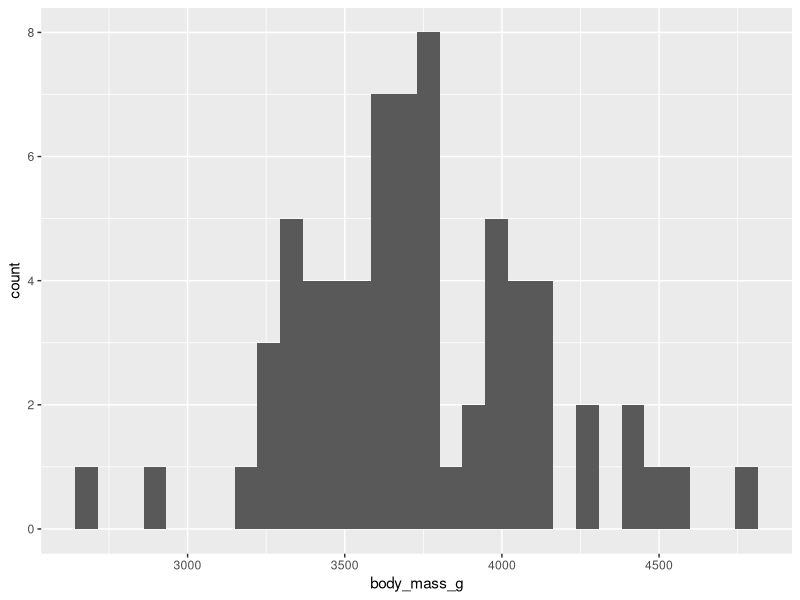
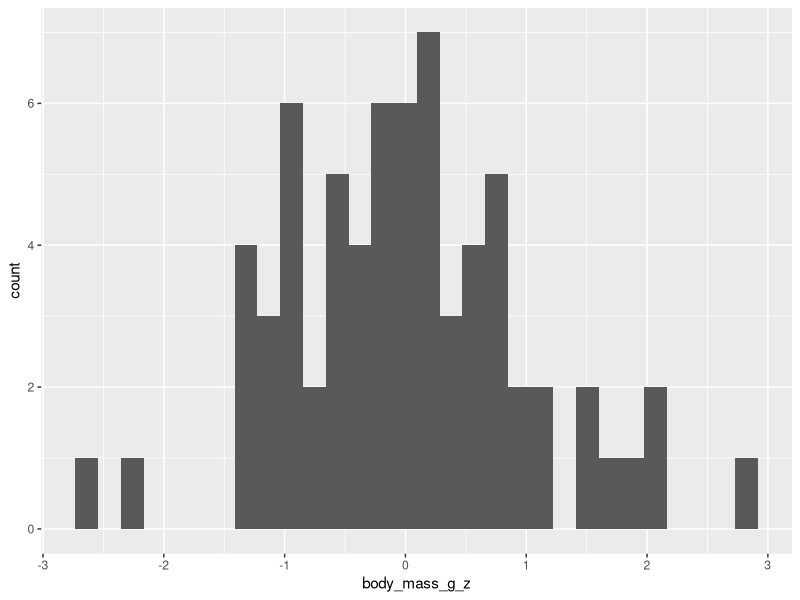
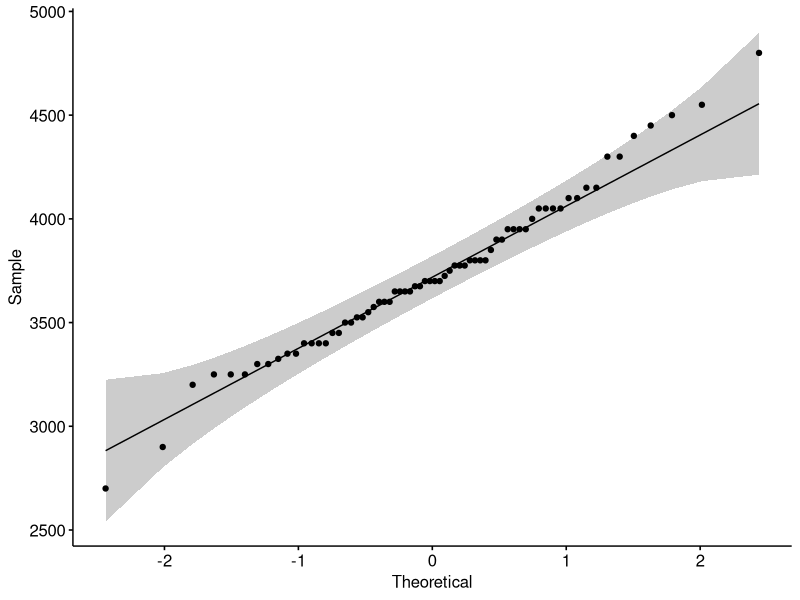
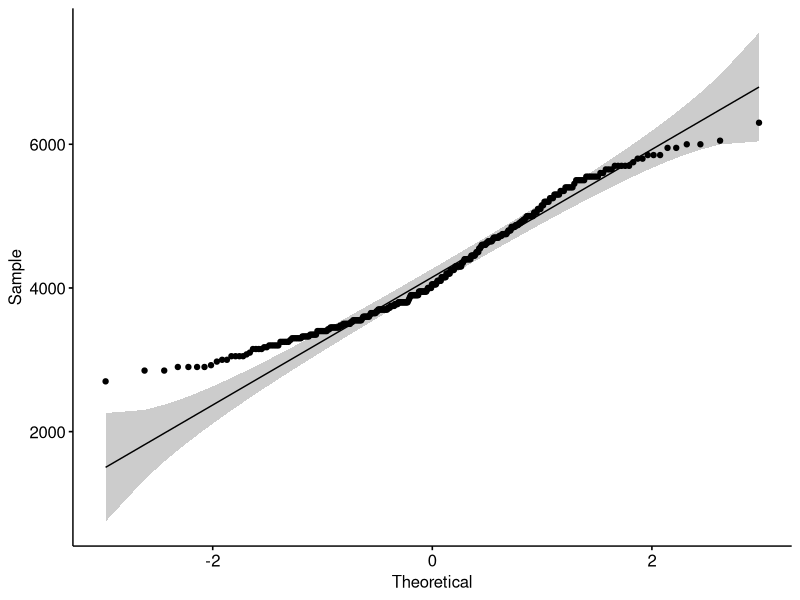
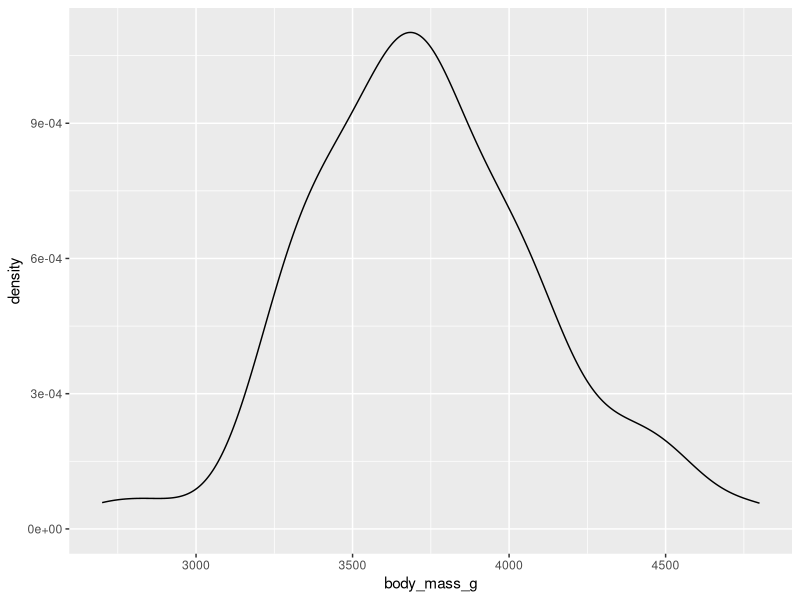
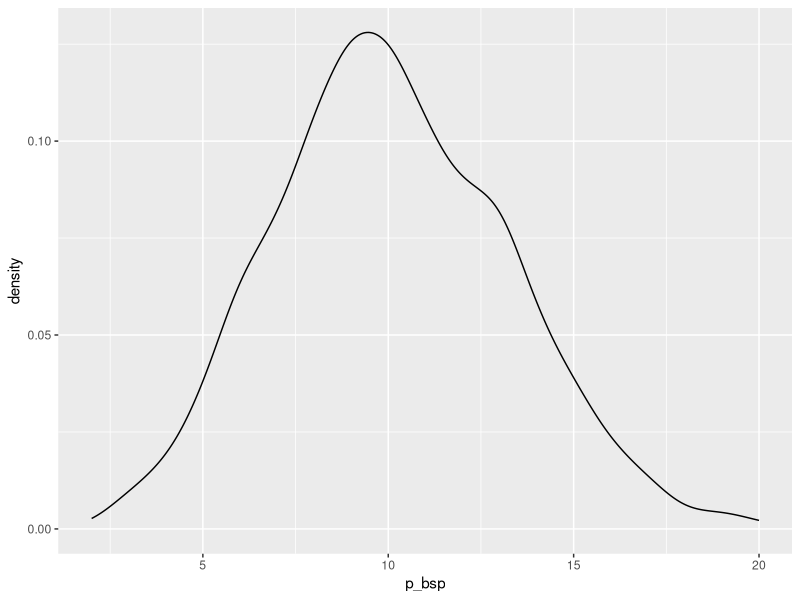
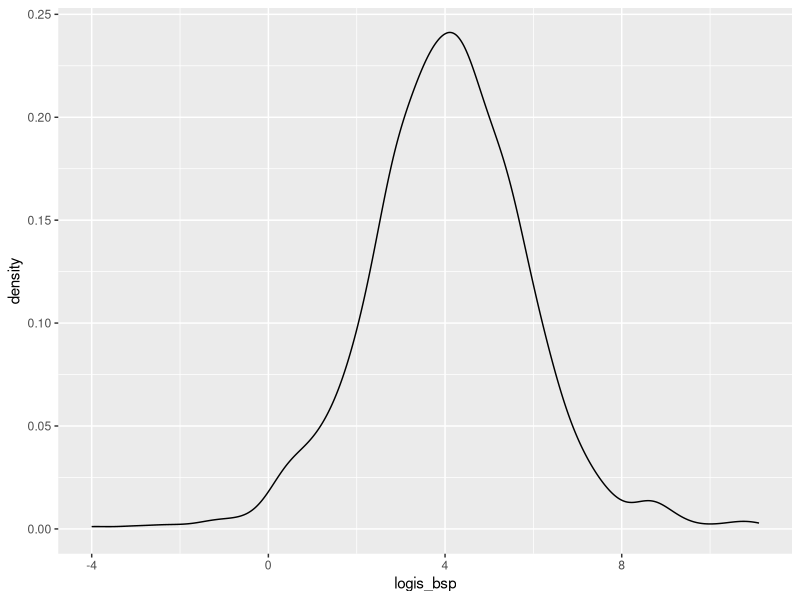
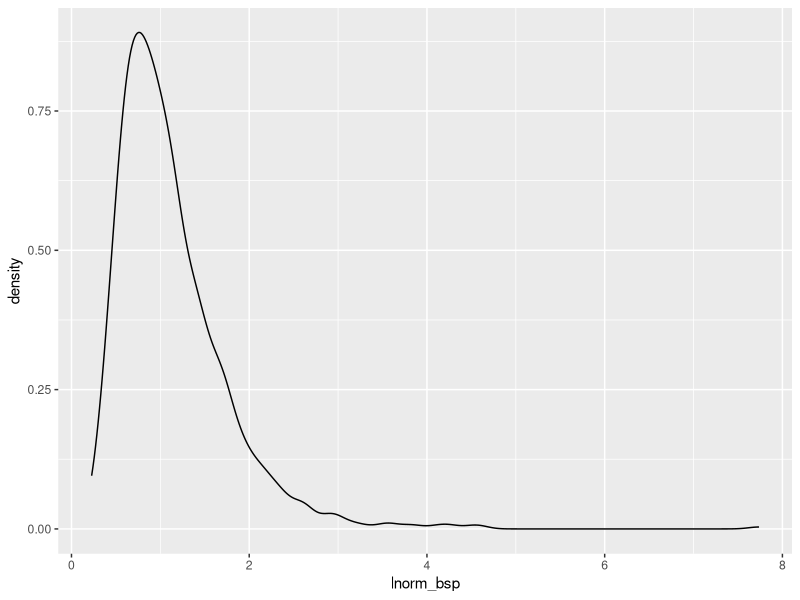

Recreate these plots in R, in order.
## ---- chunk 1
# Setup
knitr::opts_chunk$set(message = FALSE,
                      warning = FALSE,
                      eval = FALSE)
## ---- chunk 2
# Pakete Laden
library(dplyr)
library(ggplot2)
library(palmerpenguins)
library(tidyr)

# Daten laden
data("penguins")

# Spezies auswählen
chinstraps <- penguins %>%
  filter(species == "Chinstrap")

# Histogramm erstellen
ggplot(data = chinstraps, aes(x = body_mass_g), na.rm = TRUE) +
  geom_histogram()
## ---- chunk 3
# Transformation Standardnormalverteilung
chinstraps$body_mass_g_z <- scale(chinstraps$body_mass_g)
## ---- chunk 4
# Histogramm erstellen
ggplot(data = chinstraps, aes(x = body_mass_g_z), na.rm = TRUE) +
  geom_histogram()
## ---- chunk 5
# Datenauswahl speichern
chinstraps_1s <- chinstraps %>% # neuen datensatz kreiieren
  filter(body_mass_g_z >= -1 & body_mass_g_z <= 1) # in dem die chinstraps liegen, deren z-transformiertes Gewicht zwischen -1 und 1 liegt
## ---- chunk 6
# Prozentsatz berechnen
theorie_1s_chinstraps <- nrow(chinstraps)*68/100

# Anzahl zählen
nrow_chinstraps_1s <- nrow(chinstraps_1s)
## ---- chunk 7
# Subtraktion
theorie_1s_chinstraps - nrow_chinstraps_1s
## ---- chunk 8
# Paket laden
library(ggpubr)

# Q-Q-Plot erstellen
ggqqplot(chinstraps$body_mass_g)
## ---- chunk 9
# Q-Q Plot erstellen
ggqqplot(penguins$body_mass_g)
## ---- chunk 10
# Densityplot erstellen
ggplot(data = chinstraps, aes(x = body_mass_g)) +
  geom_density() 
## ---- chunk 11
# Shapiro-Test durchführen
shapiro.test(chinstraps$body_mass_g)
## ---- chunk 12
# Männliche und weibliche Pinguine zählen
m <- sum(penguins$sex == "male", na.rm = TRUE)
w <- sum(penguins$sex == "female", na.rm = TRUE)
## ---- chunk 13
# Binomialtest durchführen
binom.test(m, (m + w), 0.48, alternative = "two.sided") # Das ist die allgemeine Syntax binom.test(nsuccesses, ntrials, p, alternative= "two.sided" OR "greater" OR "lesser"). Mit two sided sagen wir: keine Ahnung, in welche Richtung das Ungleichgewicht geht
## ---- chunk 14
# Poissonverteilung erzeugen
p_bsp <- rpois(1000, 10) # rpois(n, lambda-value)
## ---- chunk 15
# Densityplot
ggplot() +
  geom_density(aes(x = p_bsp))
## ---- chunk 16
# Poissontest durchführen
poisson.test(75, T = 20, r = 4,
    alternative = c("two.sided"),
    conf.level = 0.95)
## ---- chunk 17
# Logistische Verteilung erzeugen
logis_bsp <- rlogis(1000, 4, 1) # rlogis(n,location,scale)

# Densityplot erstellen
ggplot() +
  geom_density(aes(x = logis_bsp))
## ---- chunk 18
# logaritmische Normalverteilung erzeugen 
lnorm_bsp <- rlnorm(1000, meanlog = 0, sdlog = 0.5)

# Densityplot erstellen
ggplot()+
  geom_density(aes(x = lnorm_bsp))
